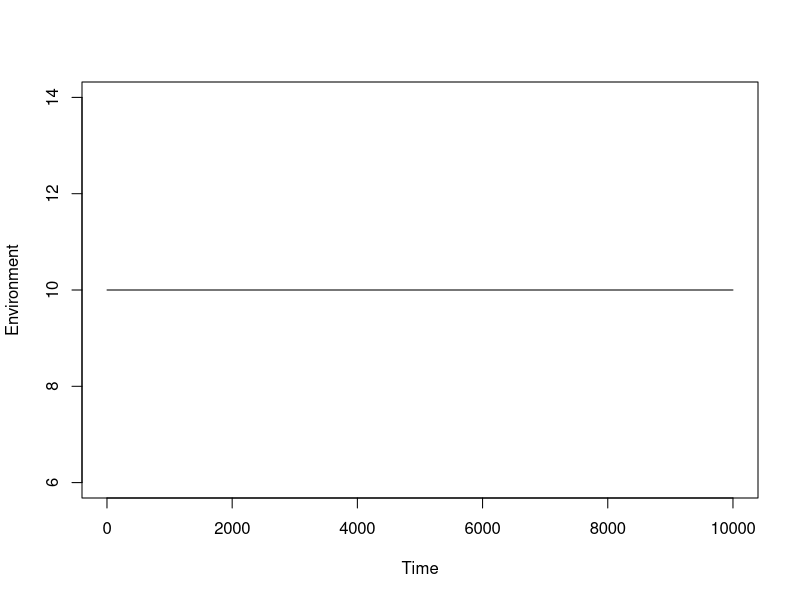
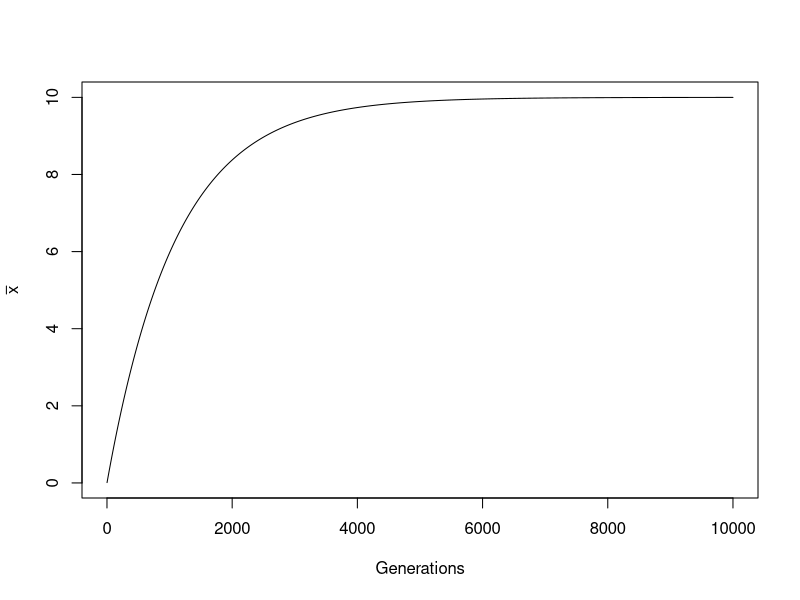
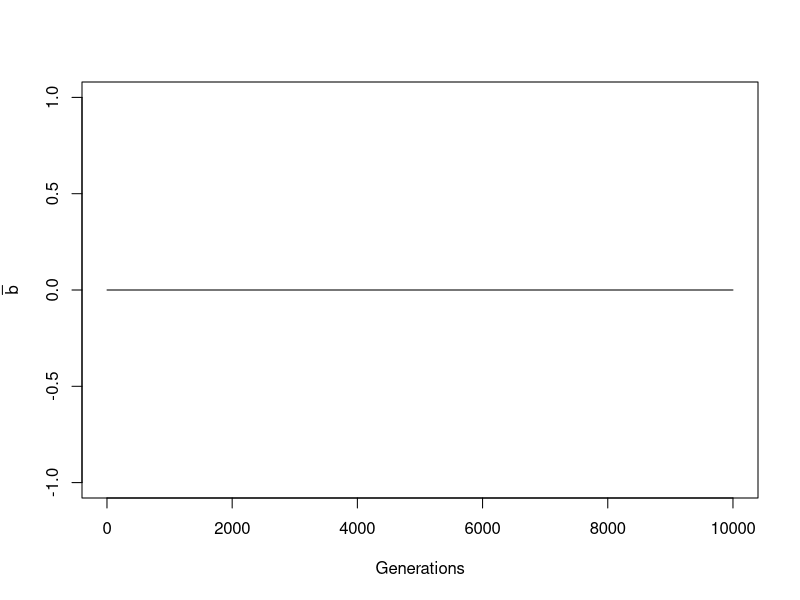
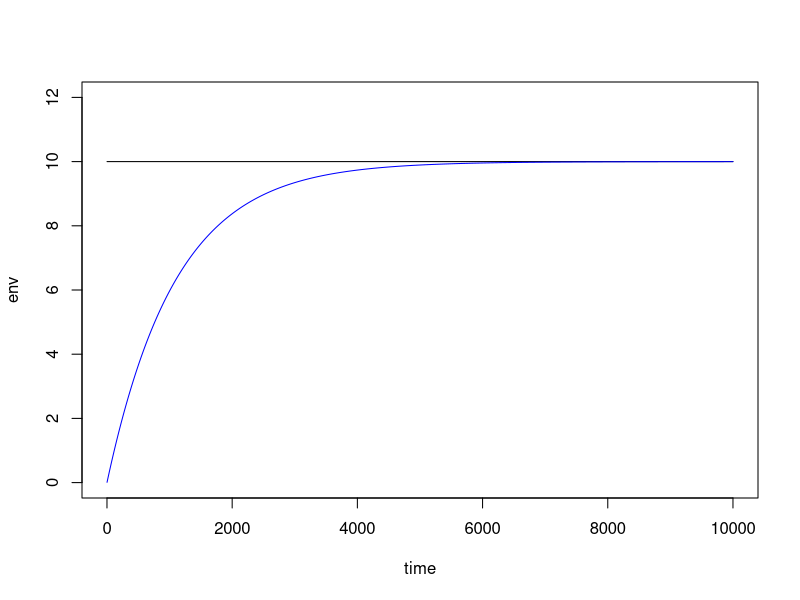
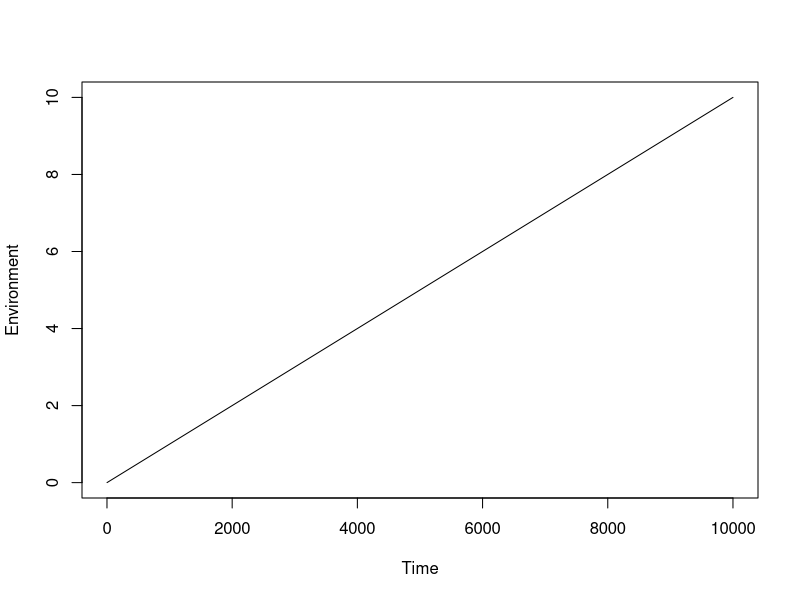
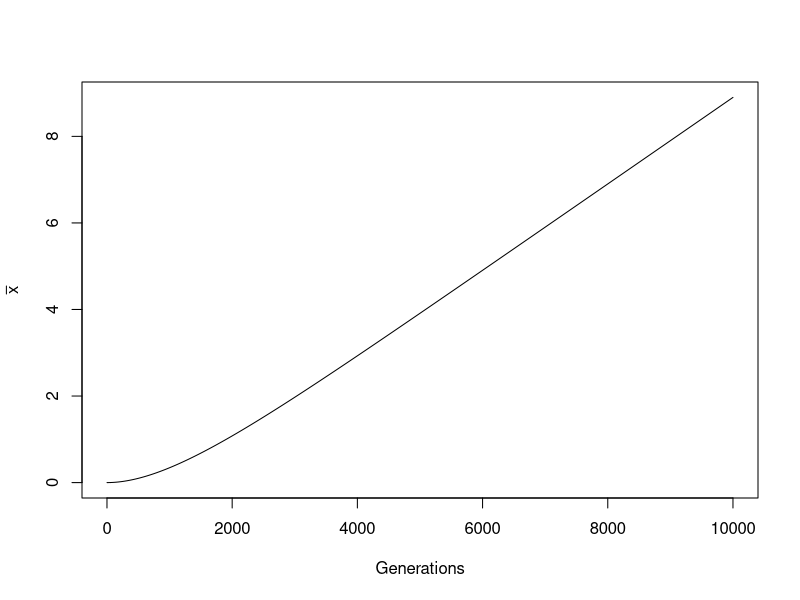
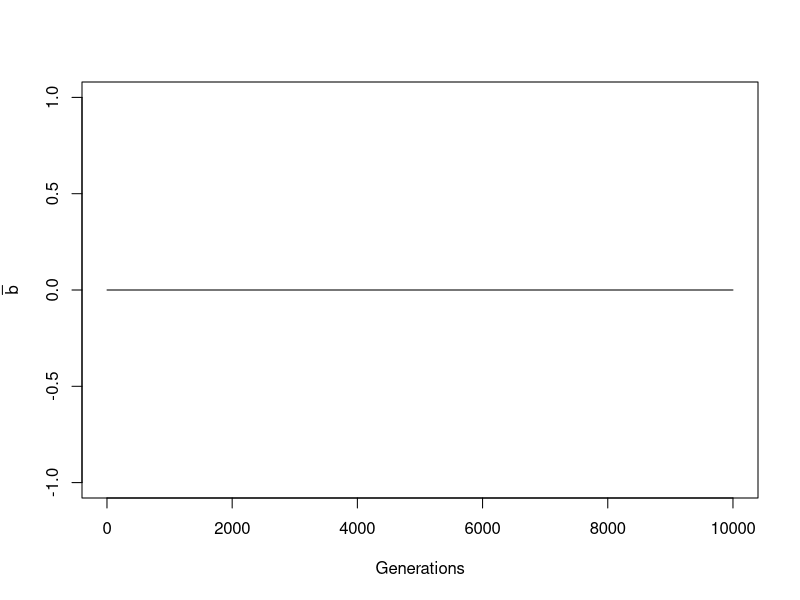
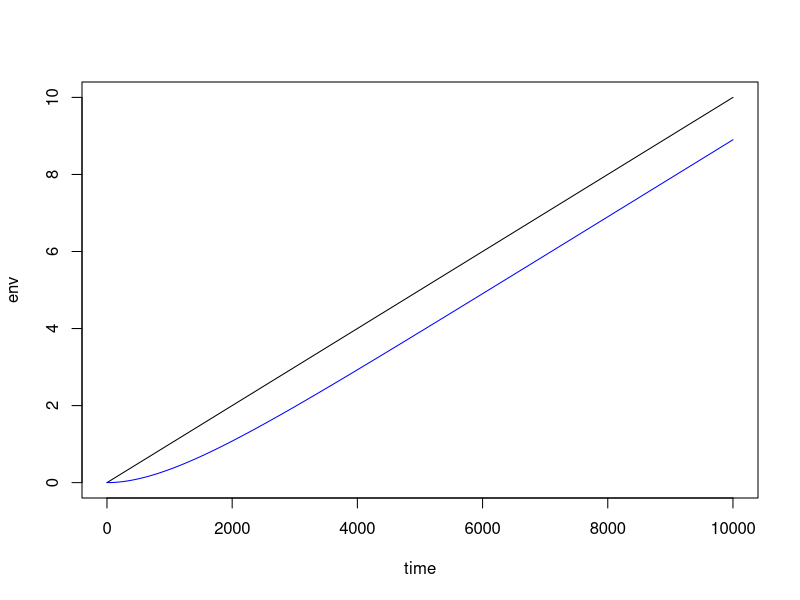

These charts were generated, in order, by the following R code:
# Reality checks

time <- 1:10000

# Function to set up environment
setup.env <- function(e0, nt, nf, nn, P, time, rho){
  set.seed(2)
  env <- c()
  gamma <- rnorm(length(time), mean = 0, sd = 1)
  noise <- c(gamma[1])
  for(i in time){
    noisei <- rho*noise[i] + gamma[i]*sqrt(1-rho^2)
    noise <- c(noise, noisei)
  }
  noise <- noise[time]
  for (t in time){
    e_t <- e0 + nt*t + nf*sin(2*pi*t/P) + nn*noise[t]
    env <- c(env, e_t)
  }
  plot(time, env, type = "l", xlab = "Time", ylab = "Environment")
  return(env)
}

# Initial parameters
e <- 0
e1 <- 0
e2 <- 0
b <- 1
bvar <- 0.1
w_b <- 1
x <- 0
xvar <- 1
y <- 0
yvar <- 0.1
w_t <- 1
wmax <- 1
A <- 0
B <- 1
theta <- A + B*e
tvar <- xvar + bvar*e^2 + yvar
h_b <- 0.5

# Fitness derivatives
w <- expression(log(wmax*sqrt((w_b^2*w_t^2)/((w_b^2 + bvar)*(w_t^2 + (xvar + ((bvar*w_b^2)/(w_b^2 + bvar))*e1^2 + yvar))))*exp(-(b^2)/(2*w_b^2 + 2*bvar) - ((theta - (x + ((b*w_b^2)/(w_b^2 + bvar))*e1))^2)/(2*w_t^2 + 2*(xvar + ((bvar*w_b^2)/(w_b^2 + bvar))*e1^2 + yvar)))))
wx <- D(w, "x")
wb <- D(w, "b")

# Function to run simulation
run.simulation <- function(gt, env){
  
  # Selection events based on generation time
  timesteps <- length(time)
  selevents <- trunc(timesteps/gt)
  
  # Simulation
  xvec <- c() 
  bvec <- c()
  for(i in 1:selevents){
    e1 <- env[gt*i - (gt - 1)] #environment of development (determines trait expression)
    e2 <- env[gt*i] #environment where selection occurs (determines theta)
    
    theta <- A + B*e2 #theta = 0 + 1*e = e2
    
    delta.x <- eval(wx)*xvar
    delta.b <- eval(wb)*bvar*h_b
    
    x <- x + delta.x
    b <- b + delta.b
    xvec <- c(xvec, x)
    bvec <- c(bvec, b)
  }
  
  #xvec <- rep(xvec, each = gt)
  #bvec <- rep(bvec, each = gt)
  
  plot(time[1:length(xvec)], xvec, type = "l", xlab = "Generations", ylab = expression(bar(x)))
  plot(time[1:length(bvec)], bvec, type = "l", xlab = "Generations", ylab = expression(bar(b)))
  return(cbind(x = xvec, b = bvec))
}

#Function to plot mean population tolerance curve at equilibrium (from generation 401 onwards)
tol.curve <- function(xvec, bvec){
  start <- 800 # 401
  end <- length(xvec) #same as length(bvec)
  x <- mean(xvec[start:end])
  b <- mean(bvec[start:end])
  x
  b
  seq.ini <- -10 #-10 / -5
  seq.end <- 25 # 25 / 15
  environment <- seq(from = seq.ini, to = seq.end, length.out = 1000)
  trait <- x + b*environment + y
  theta <- environment
  fitness <- wmax*sqrt((w_b^2*w_t^2)/((w_b^2 + bvar)*(w_t^2 + tvar)))*exp(-(b^2)/(2*w_b^2 + 2*bvar) - ((theta - trait)^2)/(2*w_t^2 + 2*tvar))
  plot(environment, fitness, type = "l", xlab = "Environment", ylab = "Fitness") #tolerance curve
  #abline(v = 5, col = "blue")
  abline(v = environment[which.max(fitness)], col = "blue")
}

#####################################################################################

# Lande and Shannon 1996 #
# Initial parameters
e <- 0
e1 <- 0
e2 <- 0
b <- 0
bvar <- 0
w_b <- 1
x <- 0
xvar <- 0.001
y <- 0
yvar <- 0.1
w_t <- 1
wmax <- 1
A <- 0
B <- 1
theta <- A + B*e
tvar <- xvar + bvar*e^2 + yvar
h_b <- 0.5


# 1) Deterministic change

# 1a) Constant environment: mean trait evolves to optimum
env <- setup.env(e0 = 10, nt = 0, nf = 0, nn = 0, P = 10, time = time, rho = 0)
xb <- run.simulation(gt = 1, env = env)
plot(time, env, type = "l", ylim = c(0, 12))
lines(time, xb[ , 1], col = "blue")
# Check!

# 1b) Directional change of environment: mean trait tracks optimum with constant lag at equilibrium
# lag = (nt*w_t)/xvar
env <- setup.env(e0 = 0, nt = 0.001, nf = 0, nn = 0, P = 10, time = time, rho = 0)
xb <- run.simulation(gt = 1, env = env)
(0.001*w_t)/xvar #expected lag at equilibrium: 1 
plot(time, env, type = "l")
lines(time, xb[ , 1], col = "blue")
mean(env[4000:10000] - xb[ , 1][4000:10000]) #observed lag at equilibrium: 1.094697 
# Check!

# 1c) Cyclic environment: 
env <- setup.env(e0 = 10, nt = 0, nf = 1, nn = 0, P = 1000, time = time, rho = 0)
xb <- run.simulation(gt = 1, env = env)
xvec <- xb[ , 1] 
plot(time, env, type = "l", ylim = c(0, 12))
lines(time, xb[ , 1], col = "blue")
sum(((xvec[6000:6001] - env[6000:6001])^2)/(2*w_t))/(2*pi/1000) #obs load
((1000^2)/(4*w_t))/((1000^2) + (xvar^2)/(w_t^2)) #exp load
# ?

# 2) Stochastic fluctuations

# 2a) Random (uncorrelated) change
env <- setup.env(e0 = 10, nt = 0, nf = 0, nn = 1, P = 1000, time = time, rho = 0)
xb <- run.simulation(gt = 1, env = env)
plot(time, env, type = "l", ylim = c(0, 14))
lines(time, xb[ , 1], col = "blue")
# ?

# 2a) Random (positively autocorrelated) change
env <- setup.env(e0 = 10, nt = 0, nf = 0, nn = 1, P = 1000, time = time, rho = 0.9)
xb <- run.simulation(gt = 1, env = env)
plot(time, env, type = "l", ylim = c(0, 14))
lines(time, xb[ , 1], col = "blue")
# ?


# Lande 2009 #

# Initial parameters
time <- 1:50000
e <- 0
e1 <- 0
e2 <- 0
b <- 0
bvar <- 0.1
w_b <- 10
x <- 0
xvar <- 1
y <- 0
yvar <- 0.1
w_t <- 1
wmax <- 1
A <- 0
B <- 1
theta <- A + B*e
tvar <- xvar + bvar*e^2 + yvar
h_b <- 0.5

env <- setup.env(e0 = 10, nt = 0, nf = 0, nn = 0.5, P = 5, time = time, rho = 0.9)
xb <- run.simulation(gt = 2, env = env)
bvec <- xb[ , 2]
mean(bvec[20000:25000])

## Same dynamics as in Lande 2009: rapid adaptation to sudden change in the environment by evolution of plasticity first, 
# which then slowly goes down to final equilibrium value (>0), with mean breeding value increasing as plasticity decreases.
# Optimal plasticity at equilibrium increases with correlation between environment of development and selection. 




